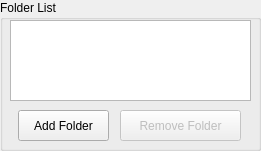
<?xml version="1.0" encoding="UTF-8"?>
<ui version="4.0">
 <class>FolderListWidget</class>
 <widget class="QWidget" name="FolderListWidget">
  <property name="geometry">
   <rect>
    <x>0</x>
    <y>0</y>
    <width>261</width>
    <height>151</height>
   </rect>
  </property>
  <property name="windowTitle">
   <string>Form</string>
  </property>
  <widget class="QGroupBox" name="GroupProjectFolders">
   <property name="geometry">
    <rect>
     <x>0</x>
     <y>0</y>
     <width>261</width>
     <height>151</height>
    </rect>
   </property>
   <property name="title">
    <string>Folder List</string>
   </property>
   <widget class="QListWidget" name="FolderList">
    <property name="geometry">
     <rect>
      <x>10</x>
      <y>20</y>
      <width>241</width>
      <height>81</height>
     </rect>
    </property>
    <property name="selectionMode">
     <enum>QAbstractItemView::ExtendedSelection</enum>
    </property>
   </widget>
   <widget class="QPushButton" name="ButtonRemoveFolder">
    <property name="enabled">
     <bool>false</bool>
    </property>
    <property name="geometry">
     <rect>
      <x>120</x>
      <y>110</y>
      <width>121</width>
      <height>31</height>
     </rect>
    </property>
    <property name="text">
     <string>Remove Folder</string>
    </property>
   </widget>
   <widget class="QPushButton" name="ButtonAddFolder">
    <property name="geometry">
     <rect>
      <x>18</x>
      <y>110</y>
      <width>91</width>
      <height>31</height>
     </rect>
    </property>
    <property name="text">
     <string>Add Folder</string>
    </property>
   </widget>
  </widget>
 </widget>
 <resources/>
 <connections/>
</ui>
